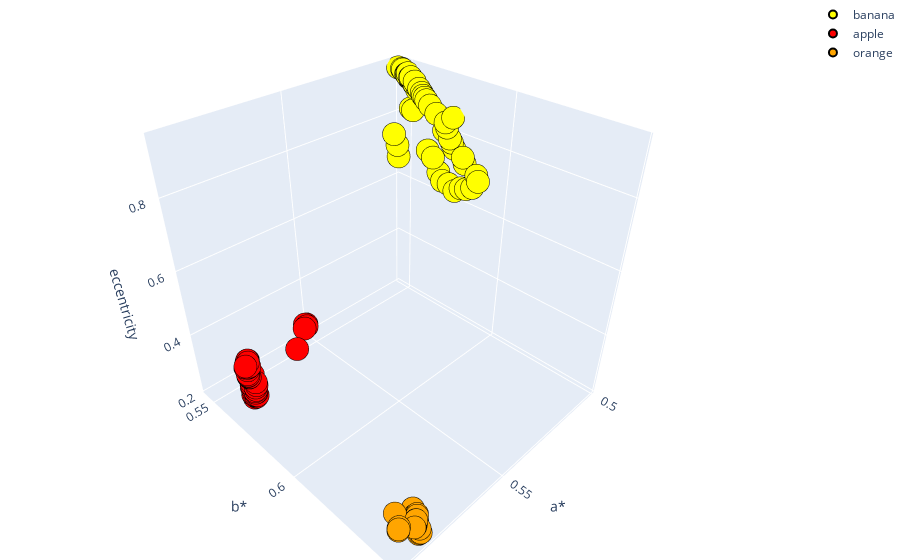

Notebook cell for this chart:
### Code cell
fig = go.Figure(
    data=[
        go.Scatter3d(
            x=ban_a, 
            y=ban_b,
            z=ban_ecc,
            mode='markers',
            marker={
                'color': 'yellow',
            },
            name='banana'
        ),
        go.Scatter3d(
            x=man_a, 
            y=man_b,
            z=man_ecc,
            mode='markers',
            marker={
                'color': 'red',
            },
            name='apple',
        ),
        go.Scatter3d(
            x=ora_a, 
            y=ora_b,
            z=ora_ecc,
            mode='markers',
            marker={
              'color': 'orange',
            },
            name='orange',
        ),
    ]
)
fig.update_traces(
    showlegend=True,
    marker={
       'line': {
            'color': 'black',
            'width': 2,
        },
    }
)
fig.update_layout(
    margin={
        't': 0,
        'r': 0,
        'b': 0,
        'l': 0,
    },
    scene={
        'xaxis_title': 'a*',
        'yaxis_title': 'b*',
        'zaxis_title': 'eccentricity',
    },
)
fig.show()
